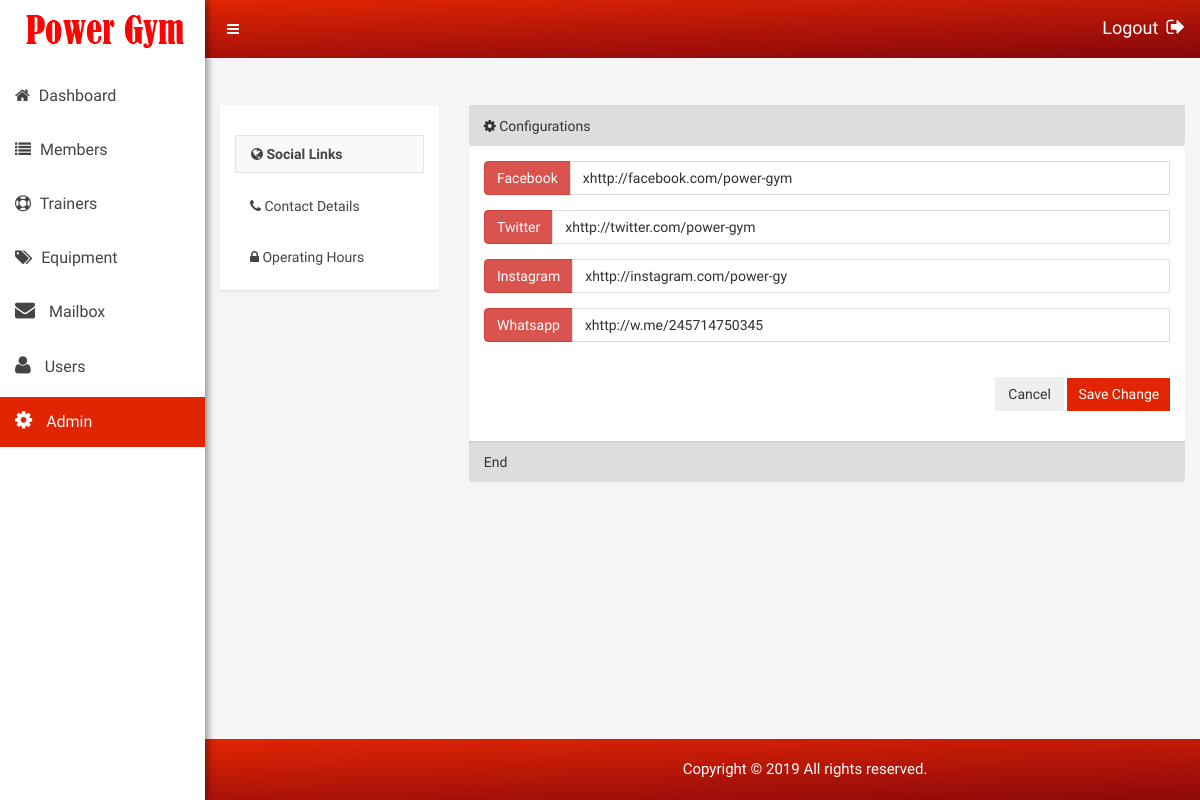
The app's page /Admin/admin.php (signed in) with its own data.
### tables this page shows
CREATE TABLE `tbl_config_contact_info` (
  `id` int(10) NOT NULL,
  `title` varchar(30) NOT NULL,
  `value` varchar(30) NOT NULL
);

### Admin/Forms/admin_social.php (shortened to what this page needs)
   <?php
        $key="facebook";
        $query="SELECT * FROM tbl_config_contact_info WHERE title='".$key."'";
        $query_exec= mysqli_query($link,$query) ;
        $row = mysqli_fetch_array($query_exec);
        $facebooklink=$row['value'];
    ?>
<for class="admin-socil">
     <div class="form-group-inner">
        <div class="row">
            <div class="col-lg-12 col-md-12 col-sm-12 col-xs-12">
                <div class="input-group">
                    <span class="input-group-btn"><button type="button" class="btn btn-danger">Facebook</button></span>
                    <input type="text" class="form-control" name="facebooklink" value="<?php echo $facebooklink;?>">
                </div>
            </div>
        </div>
</div>
  <?php
        $key="twitter";
        $query="SELECT * FROM tbl_config_contact_info WHERE title='".$key."'";
        $query_exec= mysqli_query($link,$query) ;
        $row = mysqli_fetch_array($query_exec);
        $twitterlink=$row['value'];
    ?>
<div class="form-group-inner">
        <div class="row">
            <div class="col-lg-12 col-md-12 col-sm-12 col-xs-12">
                <div class="input-group">
                    <span class="input-group-btn"><button type="button" class="btn btn-danger">Twitter</button></span>
                    <input type="text" class="form-control" name="twitter" value="<?php echo $twitterlink;?>">
                </div>
            </div>
        </div>
</div>
  <?php
        $key="instagram";
        $query="SELECT * FROM tbl_config_contact_info WHERE title='".$key."'";
        $query_exec= mysqli_query($link,$query) ;
        $row = mysqli_fetch_array($query_exec);
        $instagramlink=$row['value'];
    ?>
<div class="form-group-inner">
        <div class="row">
            <div class="col-lg-12 col-md-12 col-sm-12 col-xs-12">
                <div class="input-group">
                    <span class="input-group-btn"><button type="button" class="btn btn-danger">Instagram</button></span>
                    <input type="text" class="form-control" name="instagramlink" value="<?php echo $instagramlink;?>">
                </div>
            </div>
        </div>
</div>
  <?php
        $key="whatsapp";
        $query="SELECT * FROM tbl_config_contact_info WHERE title='".$key."'";
        $query_exec= mysqli_query($link,$query) ;
        $row = mysqli_fetch_array($query_exec);
        $whatsapplink=$row['value'];
    ?>
<div class="form-group-inner">
        <div class="row">
            <div class="col-lg-12 col-md-12 col-sm-12 col-xs-12">
                <div class="input-group">
                    <span class="input-group-btn"><button type="button" class="btn btn-danger">Whatsapp</button></span>
                    <input type="text" class="form-control" name="whatsapplink" value="<?php echo $whatsapplink;?>">
                </div>
            </div>
        </div>
</div>
<div class="form-group-inner">
    <div class="login-btn-inner">
        <div class="row">
            <div class="col-lg-3"></div>
            <div class="col-lg-9">
                <div class="login-horizental cancel-wp pull-right">
                    <button class="btn btn-white" type="submit">Cancel</button>
                    <button class="btn btn-sm btn-primary login-submit-cs" name="btn_save_social" type="submit">Save Change</button>
                </div>
            </div>
        </div>
    </div>
</div>
</form>

### Admin/css/main.css (style rules this page uses)
html { color: #222; font-size: 1em; line-height: 1.4; }

### Admin/style.css (style rules this page uses)
html, body { height: 100%; font-family: 'Play', sans-serif;font-weight:400;background:#f5f5f5; }
.form-control { background-color: #FFFFFF; background-image: none; border: 1px solid #e5e6e7; border-radius: 1px; color: inherit; display: block; padding: 6px 12px; transition: border-color 0.15s ease-in-out 0s, box-shadow 0.15s ease-in-out 0s; width: 100%; }
.form-group-inner { margin-bottom: 15px; }
.form-group-inner input[type="email"], .form-group-inner input[type="password"], .form-group-inner input[type="text"], .form-select-list .custom-select-value { font-size:14px; color:#303030; border:1px solid #ddd; outline:none; border-radius:0px; box-shadow: none; }
.login-btn-inner .login-submit-cs { background-color: #03a9f4; border-color: #03a9f4; font-size:14px; font-weight:400; border-radius:0px; }
.login-horizental { margin-top: 20px; }
.input-group { position: relative; display: table; border-collapse: separate; }
.input-group .form-control:first-child, .input-group-addon:first-child, .input-group-btn:first-child>.btn, .input-group-btn:first-child>.btn-group>.btn, .input-group-btn:first-child>.dropdown-toggle, .input-group-btn:last-child>.btn-group:not(:last-child)>.btn, .input-group-btn:last-child>.btn:not(:last-child):not(.dropdown-toggle) { border-top-right-radius: 0; border-bottom-right-radius: 0; }
.input-group .form-control { position: relative; z-index: 2; float: left; width: 100%; margin-bottom: 0; }
.cancel-wp .btn-white, .cancel-wp .btn-white:active, .cancel-wp .btn-white:focus { border-radius:0px; outline:none; }
.login-btn-inner .login-submit-cs { background-color: #e12503; border-color: #e12503; font-size:14px; font-weight:400; border-radius:0px; }

### records on screen
tbl_config_contact_info: facebooklink "xhttp://facebook.com/power-gym"
tbl_config_contact_info: twitter "xhttp://twitter.com/power-gym"
tbl_config_contact_info: instagramlink "xhttp://instagram.com/power-gy"
tbl_config_contact_info: whatsapplink "xhttp://w.me/245714750345"
